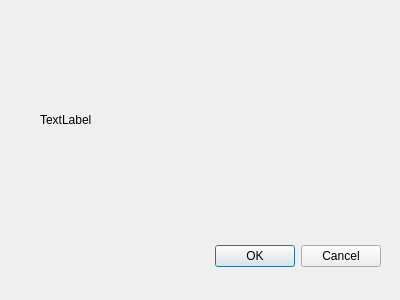
<?xml version="1.0" encoding="UTF-8"?>
<ui version="4.0">
 <class>DispRemarks</class>
 <widget class="QDialog" name="DispRemarks">
  <property name="geometry">
   <rect>
    <x>0</x>
    <y>0</y>
    <width>400</width>
    <height>300</height>
   </rect>
  </property>
  <property name="windowTitle">
   <string>Dialog</string>
  </property>
  <widget class="QWidget" name="layoutWidget">
   <property name="geometry">
    <rect>
     <x>30</x>
     <y>240</y>
     <width>351</width>
     <height>33</height>
    </rect>
   </property>
   <layout class="QHBoxLayout">
    <property name="spacing">
     <number>6</number>
    </property>
    <property name="leftMargin">
     <number>0</number>
    </property>
    <property name="topMargin">
     <number>0</number>
    </property>
    <property name="rightMargin">
     <number>0</number>
    </property>
    <property name="bottomMargin">
     <number>0</number>
    </property>
    <item>
     <spacer>
      <property name="orientation">
       <enum>Qt::Horizontal</enum>
      </property>
      <property name="sizeHint" stdset="0">
       <size>
        <width>131</width>
        <height>31</height>
       </size>
      </property>
     </spacer>
    </item>
    <item>
     <widget class="QPushButton" name="okButton">
      <property name="text">
       <string>OK</string>
      </property>
     </widget>
    </item>
    <item>
     <widget class="QPushButton" name="cancelButton">
      <property name="text">
       <string>Cancel</string>
      </property>
     </widget>
    </item>
   </layout>
  </widget>
  <widget class="QLabel" name="label">
   <property name="geometry">
    <rect>
     <x>40</x>
     <y>10</y>
     <width>340</width>
     <height>220</height>
    </rect>
   </property>
   <property name="minimumSize">
    <size>
     <width>340</width>
     <height>220</height>
    </size>
   </property>
   <property name="maximumSize">
    <size>
     <width>340</width>
     <height>220</height>
    </size>
   </property>
   <property name="text">
    <string>TextLabel</string>
   </property>
   <property name="textFormat">
    <enum>Qt::AutoText</enum>
   </property>
  </widget>
 </widget>
 <resources/>
 <connections>
  <connection>
   <sender>okButton</sender>
   <signal>clicked()</signal>
   <receiver>DispRemarks</receiver>
   <slot>accept()</slot>
   <hints>
    <hint type="sourcelabel">
     <x>278</x>
     <y>253</y>
    </hint>
    <hint type="destinationlabel">
     <x>96</x>
     <y>254</y>
    </hint>
   </hints>
  </connection>
  <connection>
   <sender>cancelButton</sender>
   <signal>clicked()</signal>
   <receiver>DispRemarks</receiver>
   <slot>reject()</slot>
   <hints>
    <hint type="sourcelabel">
     <x>369</x>
     <y>253</y>
    </hint>
    <hint type="destinationlabel">
     <x>179</x>
     <y>282</y>
    </hint>
   </hints>
  </connection>
 </connections>
</ui>
